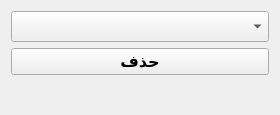
<?xml version="1.0" encoding="UTF-8"?>
<ui version="4.0">
 <class>removr_system</class>
 <widget class="QWidget" name="removr_system">
  <property name="geometry">
   <rect>
    <x>0</x>
    <y>0</y>
    <width>280</width>
    <height>115</height>
   </rect>
  </property>
  <property name="minimumSize">
   <size>
    <width>280</width>
    <height>115</height>
   </size>
  </property>
  <property name="maximumSize">
   <size>
    <width>280</width>
    <height>115</height>
   </size>
  </property>
  <property name="windowTitle">
   <string>Remove System</string>
  </property>
  <layout class="QVBoxLayout" name="verticalLayout">
   <item>
    <layout class="QFormLayout" name="formLayout">
     <item row="0" column="0" colspan="2">
      <widget class="QComboBox" name="systemComboBox">
       <property name="font">
        <font>
         <family>B Nazanin</family>
         <pointsize>12</pointsize>
         <bold>true</bold>
        </font>
       </property>
      </widget>
     </item>
     <item row="1" column="0" colspan="2">
      <widget class="QPushButton" name="removeSystemButton">
       <property name="font">
        <font>
         <family>B Nazanin</family>
         <pointsize>12</pointsize>
         <bold>true</bold>
        </font>
       </property>
       <property name="text">
        <string>حذف</string>
       </property>
      </widget>
     </item>
     <item row="2" column="0" colspan="2">
      <widget class="QLabel" name="statusLabel">
       <property name="font">
        <font>
         <family>B Nazanin</family>
         <pointsize>12</pointsize>
         <bold>true</bold>
        </font>
       </property>
       <property name="text">
        <string/>
       </property>
      </widget>
     </item>
    </layout>
   </item>
  </layout>
 </widget>
 <resources/>
 <connections/>
</ui>
